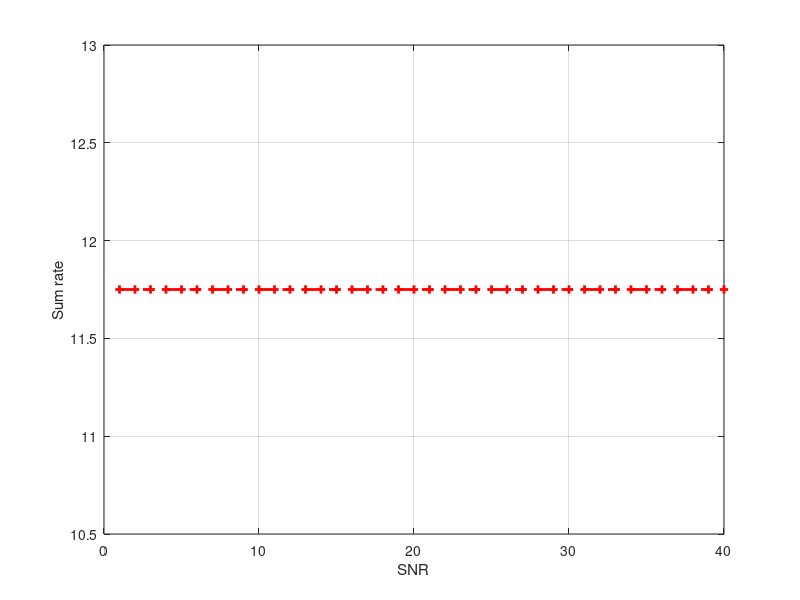

This figure's MATLAB source:
%dte: july 26
%goal: maximize the receiver sum rate wrt transmit SNR
clc; clear variables; close all;

N  = 10;
Pt = 30;                        %Max BS Tx power (dBm)
pt = (10^-3)*db2pow(Pt);        %Max BS Tx power (Linear scale)
No = -114;                      %Noise power (dBm)
no = (10^-3)*db2pow(No);        %Noise power (Linear scale)

snr = 1:1:40;                 %Far user target rate range (R*)

df = 1000; dn = 500;            %Distances

eta = 4;                        %Path loss exponent

p1 = zeros(1,length(snr));
p2 = zeros(1,length(snr));
pa1 = zeros(1,length(snr));
pa2 = zeros(1,length(snr));

af = 0.75; an = 0.25;       %Fixed PA (for comparison)

hf = sqrt(df^-eta)*(randn(1,N) + 1i*randn(1,N))/sqrt(2);
hn = sqrt(dn^-eta)*(randn(1,N) + 1i*randn(1,N))/sqrt(2);

g1 = (abs(hf)).^2;
g2 = (abs(hn)).^2;

gamma_f = zeros(length(snr),N);
gamma_n = zeros(length(snr),N);
Cf = zeros(length(snr),N);
Cn = zeros(length(snr),N);

for u = 1:length(snr)
epsilon(u) = (2^(snr(u)))-1;         %Target SINR for far user 

n0 = (sqrt(1)*10^(-snr(u)/20))*no; %Addition of Noise
 
%rate of far user 
gamma_f(u,:) = pt*af*g1./(pt*g1*an + no);

%rate of near user 
gamma_n(u,:) = pt*g2*an/no;

Cf(u,:) = log2(1 + gamma_f(u,:));

Cn(u,:) = log2(1 + gamma_n(u,:));

sum_rate(u) = mean(Cn(u,:)+Cf(u,:));
end

figure;
plot(snr,sum_rate,'--+r','linewidth',2); hold on; grid on;

xlabel('SNR');
ylabel('Sum rate');
%legend('Far user','Near user','Far user (fair PA)','Near user (fair PA)');

















